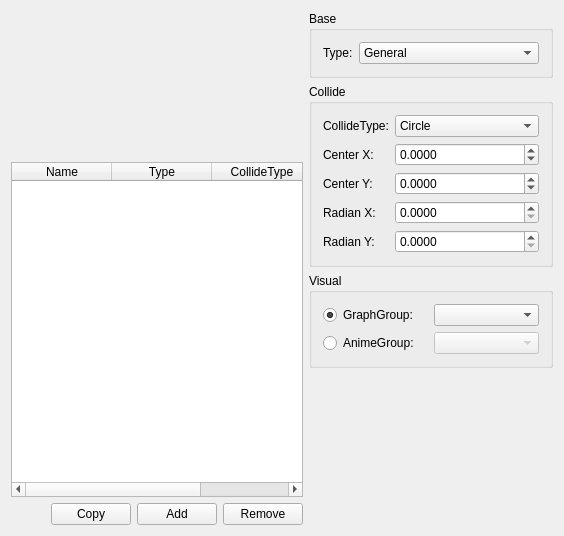
<?xml version="1.0" encoding="UTF-8"?>
<ui version="4.0">
 <class>BulletTab</class>
 <widget class="QWidget" name="BulletTab">
  <property name="geometry">
   <rect>
    <x>0</x>
    <y>0</y>
    <width>564</width>
    <height>536</height>
   </rect>
  </property>
  <property name="windowTitle">
   <string>BulletTab</string>
  </property>
  <layout class="QHBoxLayout" name="horizontalLayout_2">
   <item>
    <layout class="QVBoxLayout" name="verticalLayout_3" stretch="2,5">
     <item>
      <widget class="PreviewWidget" name="preview" native="true">
       <property name="minimumSize">
        <size>
         <width>100</width>
         <height>100</height>
        </size>
       </property>
      </widget>
     </item>
     <item>
      <layout class="QVBoxLayout" name="verticalLayout_2">
       <item>
        <widget class="QTableWidget" name="tableWidget">
         <property name="editTriggers">
          <set>QAbstractItemView::NoEditTriggers</set>
         </property>
         <property name="selectionMode">
          <enum>QAbstractItemView::SingleSelection</enum>
         </property>
         <property name="selectionBehavior">
          <enum>QAbstractItemView::SelectRows</enum>
         </property>
         <attribute name="horizontalHeaderHighlightSections">
          <bool>false</bool>
         </attribute>
         <attribute name="horizontalHeaderStretchLastSection">
          <bool>true</bool>
         </attribute>
         <attribute name="verticalHeaderVisible">
          <bool>false</bool>
         </attribute>
         <attribute name="verticalHeaderDefaultSectionSize">
          <number>20</number>
         </attribute>
         <attribute name="verticalHeaderHighlightSections">
          <bool>false</bool>
         </attribute>
         <attribute name="verticalHeaderMinimumSectionSize">
          <number>20</number>
         </attribute>
         <column>
          <property name="text">
           <string>Name</string>
          </property>
         </column>
         <column>
          <property name="text">
           <string>Type</string>
          </property>
         </column>
         <column>
          <property name="text">
           <string>CollideType</string>
          </property>
         </column>
        </widget>
       </item>
       <item>
        <layout class="QHBoxLayout" name="horizontalLayout">
         <item>
          <spacer name="horizontalSpacer">
           <property name="orientation">
            <enum>Qt::Horizontal</enum>
           </property>
           <property name="sizeHint" stdset="0">
            <size>
             <width>40</width>
             <height>20</height>
            </size>
           </property>
          </spacer>
         </item>
         <item>
          <widget class="QPushButton" name="btnCopy">
           <property name="text">
            <string>Copy</string>
           </property>
          </widget>
         </item>
         <item>
          <widget class="QPushButton" name="btnAdd">
           <property name="text">
            <string>Add</string>
           </property>
          </widget>
         </item>
         <item>
          <widget class="QPushButton" name="btnRemove">
           <property name="text">
            <string>Remove</string>
           </property>
          </widget>
         </item>
        </layout>
       </item>
      </layout>
     </item>
    </layout>
   </item>
   <item>
    <layout class="QVBoxLayout" name="verticalLayout">
     <item>
      <widget class="QGroupBox" name="groupBox_3">
       <property name="title">
        <string>Base</string>
       </property>
       <layout class="QFormLayout" name="formLayout">
        <item row="0" column="0">
         <widget class="QLabel" name="label_6">
          <property name="text">
           <string>Type:</string>
          </property>
          <property name="buddy">
           <cstring>cbType</cstring>
          </property>
         </widget>
        </item>
        <item row="0" column="1">
         <widget class="QComboBox" name="cbType">
          <item>
           <property name="text">
            <string>General</string>
           </property>
          </item>
          <item>
           <property name="text">
            <string>Ray Laser</string>
           </property>
          </item>
          <item>
           <property name="text">
            <string>Segment Laser</string>
           </property>
          </item>
          <item>
           <property name="text">
            <string>Curve Laser</string>
           </property>
          </item>
         </widget>
        </item>
       </layout>
      </widget>
     </item>
     <item>
      <widget class="QGroupBox" name="groupBox_2">
       <property name="title">
        <string>Collide</string>
       </property>
       <layout class="QGridLayout" name="gridLayout_2" columnstretch="0,1" columnminimumwidth="0,1">
        <item row="0" column="0">
         <widget class="QLabel" name="label">
          <property name="text">
           <string>CollideType:</string>
          </property>
          <property name="buddy">
           <cstring>cbCollide</cstring>
          </property>
         </widget>
        </item>
        <item row="0" column="1">
         <widget class="QComboBox" name="cbCollide">
          <item>
           <property name="text">
            <string>Circle</string>
           </property>
          </item>
          <item>
           <property name="text">
            <string>Rectangle</string>
           </property>
          </item>
         </widget>
        </item>
        <item row="1" column="0">
         <widget class="QLabel" name="label_2">
          <property name="text">
           <string>Center X:</string>
          </property>
          <property name="buddy">
           <cstring>sbCenterX</cstring>
          </property>
         </widget>
        </item>
        <item row="1" column="1">
         <widget class="QDoubleSpinBox" name="sbCenterX">
          <property name="decimals">
           <number>4</number>
          </property>
          <property name="minimum">
           <double>-100.000000000000000</double>
          </property>
          <property name="maximum">
           <double>100.000000000000000</double>
          </property>
         </widget>
        </item>
        <item row="2" column="0">
         <widget class="QLabel" name="label_3">
          <property name="text">
           <string>Center Y:</string>
          </property>
          <property name="buddy">
           <cstring>sbCenterY</cstring>
          </property>
         </widget>
        </item>
        <item row="2" column="1">
         <widget class="QDoubleSpinBox" name="sbCenterY">
          <property name="decimals">
           <number>4</number>
          </property>
          <property name="minimum">
           <double>-100.000000000000000</double>
          </property>
          <property name="maximum">
           <double>100.000000000000000</double>
          </property>
         </widget>
        </item>
        <item row="3" column="0">
         <widget class="QLabel" name="label_4">
          <property name="text">
           <string>Radian X:</string>
          </property>
          <property name="buddy">
           <cstring>sbRadianX</cstring>
          </property>
         </widget>
        </item>
        <item row="3" column="1">
         <widget class="QDoubleSpinBox" name="sbRadianX">
          <property name="decimals">
           <number>4</number>
          </property>
          <property name="maximum">
           <double>100.000000000000000</double>
          </property>
         </widget>
        </item>
        <item row="4" column="0">
         <widget class="QLabel" name="label_5">
          <property name="text">
           <string>Radian Y:</string>
          </property>
          <property name="buddy">
           <cstring>sbRadianY</cstring>
          </property>
         </widget>
        </item>
        <item row="4" column="1">
         <widget class="QDoubleSpinBox" name="sbRadianY">
          <property name="decimals">
           <number>4</number>
          </property>
          <property name="maximum">
           <double>100.000000000000000</double>
          </property>
         </widget>
        </item>
       </layout>
      </widget>
     </item>
     <item>
      <widget class="QGroupBox" name="groupBox">
       <property name="title">
        <string>Visual</string>
       </property>
       <layout class="QGridLayout" name="gridLayout">
        <item row="0" column="0">
         <widget class="QRadioButton" name="rbSubGraph">
          <property name="text">
           <string>GraphGroup:</string>
          </property>
          <property name="checked">
           <bool>true</bool>
          </property>
         </widget>
        </item>
        <item row="0" column="1">
         <widget class="DulpexCombo" name="cbSubGraph"/>
        </item>
        <item row="1" column="0">
         <widget class="QRadioButton" name="rbAnime">
          <property name="text">
           <string>AnimeGroup:</string>
          </property>
         </widget>
        </item>
        <item row="1" column="1">
         <widget class="QComboBox" name="comboBox_2">
          <property name="enabled">
           <bool>false</bool>
          </property>
         </widget>
        </item>
       </layout>
      </widget>
     </item>
     <item>
      <spacer name="verticalSpacer">
       <property name="orientation">
        <enum>Qt::Vertical</enum>
       </property>
       <property name="sizeHint" stdset="0">
        <size>
         <width>20</width>
         <height>40</height>
        </size>
       </property>
      </spacer>
     </item>
    </layout>
   </item>
  </layout>
 </widget>
 <layoutdefault spacing="6" margin="11"/>
 <customwidgets>
  <customwidget>
   <class>PreviewWidget</class>
   <extends>QWidget</extends>
   <header>previewwidget.h</header>
   <container>1</container>
  </customwidget>
  <customwidget>
   <class>DulpexCombo</class>
   <extends>QComboBox</extends>
   <header>dulpexcombo.h</header>
  </customwidget>
 </customwidgets>
 <resources/>
 <connections>
  <connection>
   <sender>rbSubGraph</sender>
   <signal>toggled(bool)</signal>
   <receiver>cbSubGraph</receiver>
   <slot>setEnabled(bool)</slot>
   <hints>
    <hint type="sourcelabel">
     <x>340</x>
     <y>431</y>
    </hint>
    <hint type="destinationlabel">
     <x>386</x>
     <y>432</y>
    </hint>
   </hints>
  </connection>
  <connection>
   <sender>rbAnime</sender>
   <signal>toggled(bool)</signal>
   <receiver>comboBox_2</receiver>
   <slot>setEnabled(bool)</slot>
   <hints>
    <hint type="sourcelabel">
     <x>329</x>
     <y>460</y>
    </hint>
    <hint type="destinationlabel">
     <x>387</x>
     <y>460</y>
    </hint>
   </hints>
  </connection>
 </connections>
</ui>
